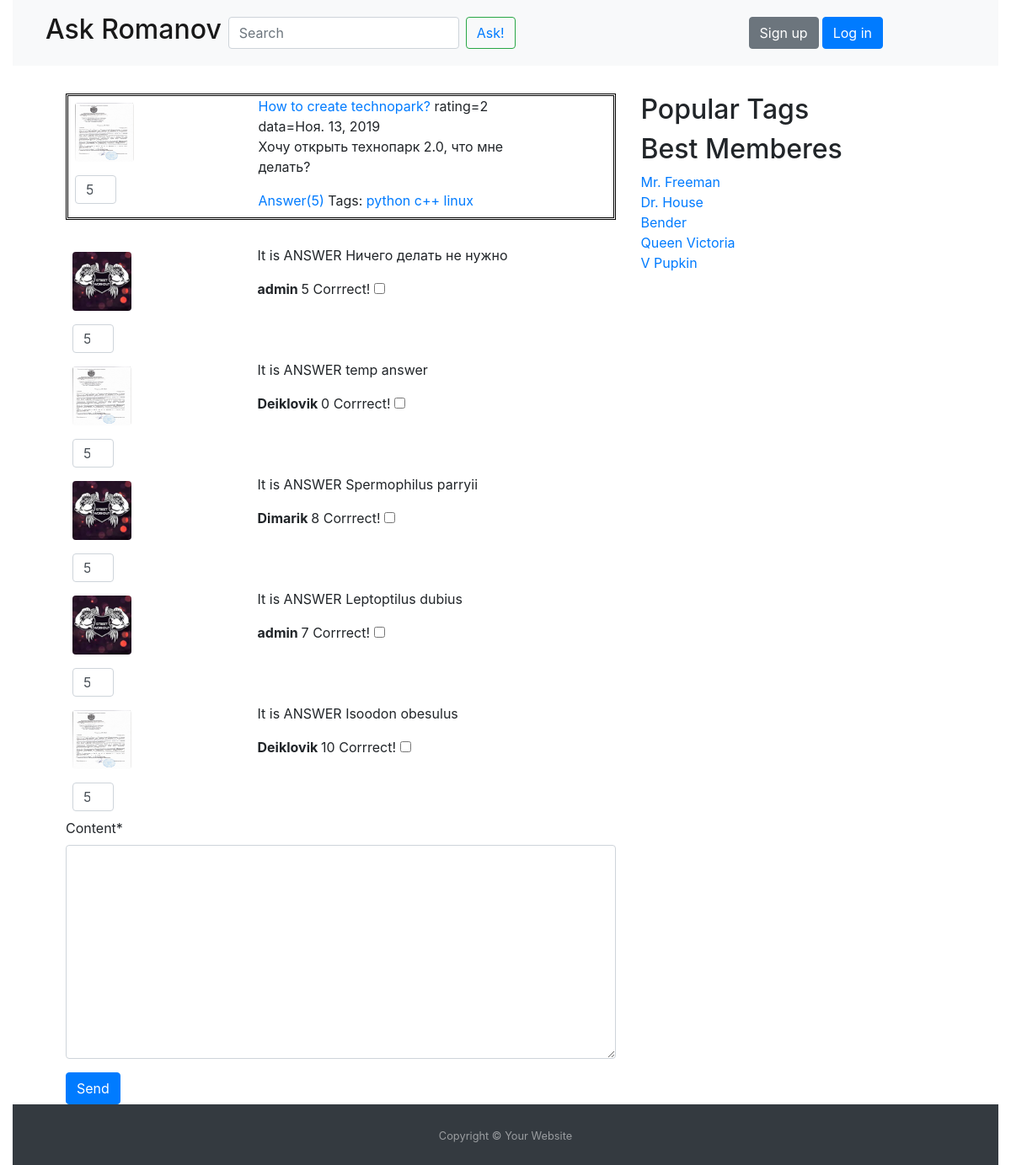
Screenshot of /question/1 with the database file from the repository.
### askpupkin/models.py (models this page shows, shortened)
class Question(models.Model):
    title = models.CharField(max_length=255)
    data_create = models.DateField(auto_now_add=True)
    content = models.TextField()
    author = models.ForeignKey(User, on_delete=models.SET_NULL, blank=True, null=True)
    rating = models.IntegerField(default=0)
    tag = models.ManyToManyField(Tag, blank=True)
    objects = QuestionManager()
    @property
    def answer_count(self):
        return self.answer_set.count()

class Profile(models.Model):
    avatar = models.ImageField(default="default.png", upload_to="images/")
    rating = models.IntegerField(default=0)
    user = models.OneToOneField(User, on_delete=models.CASCADE)

class Tag(models.Model):
    tag_word = models.CharField(max_length=80)

class Answer(models.Model):
    content = models.TextField()
    author = models.ForeignKey(User, on_delete=models.SET_NULL, blank=True, null=True)
    data_create = models.DateField(auto_now_add=True)
    rating = models.IntegerField(default=0)
    is_true = models.BooleanField(default=False)
    question = models.ForeignKey(Question, on_delete=models.CASCADE, blank=True, null=True)

### askpupkin/views.py (the view, shortened to what this page needs)
# urls.py: path('question/<int:number>', views.question, name="question"),
def question(request, number):
    answers = Answer.objects.filter(question=number)
    answerform = AnswerForm()
    question = Question.objects.filter(id=number)
    return render(request, 'question.html', {'answers': answers, 'questions': question, 'form': answerform})

### askpupkin/forms.py
class AnswerForm(forms.ModelForm):
    class Meta:
        model = Answer
        fields = ("content",)

### askpupkin/templates/question.html (shortened to what this page needs)
{% extends 'base.html' %}
{% load static %}
{% load crispy_forms_tags %}
{% block content %}
    <div class="content forms">
        {% for question in questions %}
            <div class="row">
                <div class="col-4 d-flex flex-column">
                    <img src="{{ question.author.profile.avatar.url }}" class="rounded m-2"/>
                    <input type="number" name="like" class="form-control m-2 col-3" value="5" size="2"/>
                </div>
                <div class="col-6">
                    <span><a href="#">{{ question.title }}</a></span>
                    <span> rating={{ question.rating }}</span>
                    <span>data={{ question.data_create }}</span>
                    <p>{{ question.content }}</p>
                    <a href="{% url 'question' question.id %}">Answer({{ question.answer_count }}) </a>
                    <span>Tags: </span>
                    {% for tag in question.tag.all %}
                        <a href="{% url 'tag' tag.tag_word %}"> {{ tag.tag_word }}
                    {% endfor %}</a>
                </div>
            </div>
        {% endfor %}
    </div>
    {% for answer in answers %}
        <div class="row">
            <div class="col-4 d-flex flex-column">
                <img src="{{ answer.author.profile.avatar.url }}" class="rounded m-2"/>
                <input type="number" name="like" class="form-control m-2 col-3" value="5" size="2"/>
            </div>
            <div class="col-6">
                <p>It is ANSWER&nbsp;{{ answer.content }}</p>
                <strong>{{ answer.author }}&nbsp;</strong><span>{{ answer.rating }}</span>
                <label for="correct_answ">Corrrect!</label>
                <input type="checkbox" id="correct_answ">
            </div>
        </div>
    {% endfor %}
    <form method="post">
        {{ form|crispy }}
        <input class="btn btn-primary" type="submit" value="Send"></input>
    </form>
{% endblock %}

### askpupkin/templates/base.html (shortened to what this page needs)
<!DOCTYPE html>
<html lang="en">
<head>
    {% load staticfiles %}
    <link rel="stylesheet" type="text/css" href="{% static "css/bootstrap.min.css" %}"/>
    <link rel="stylesheet" href="{% static "css/style.css" %}"/>
</head>
<body class="container-fluid">
<div class="main-block">
    <header>
        <nav class="navbar navbar-expand-md navbar-light bg-light">
            <div class="navbar-search col-9 d-flex flex-row">
                <ul class="navbar-nav">
                    <li class="nav-item active">
                        <a class="nav-link" href="/"><h2>Ask Romanov</h2></a>
                    </li>
                </ul>
                <form class="form-inline my-1">
                    <input type="text" class="form-control" placeholder="Search" aria-label="Search"/>
                    <button class="btn btn-outline-success m-2"><a href="{% url 'ask' %}"> Ask!</a></button>
                </form>
            </div>
            {% if user.is_authenticated %}
                <a href="{% url 'logout' %}?next={{ request.path }}" class="mx-1">Log out</a>
                <strong class="alert alert-success">Hello <a
                        href="{% url 'cabinet' %}"> {{ user.username }}</a></strong>
                <a href="{% url "cabinet" %}"><img src="{{ user.profile.avatar.url }}" class="rounded m-2"
                                                   alt="Avatar" width="60" height="60"/></a>
            {% else %}
                <a href="{% url "signup" %}" class="mx-1 btn btn-secondary">Sign up</a>
                <a href="{% url "login" %}?next={{ request.path }}" class="btn btn-primary">Log in</a>
            {% endif %}
        </nav>
    </header>
    <div class="main-content">
        <section class="d-flex">
            <div class="left-content ml-5 col-7">
                {% block content %}
                {% endblock %}
            </div>
            <div class="right-content col-3">
                {% block tag %}
                    <div class="content tags">
                        <h2>Popular Tags</h2>
                    </div>
                {% endblock tag %}
                <div class="content memberes d-flex flex-column">
                    <h2>Best Memberes</h2>
                    <a href="#">Mr. Freeman</a>
                    <a href="#">Dr. House</a>
                    <a href="#">Bender</a>
                    <a href="#">Queen Victoria</a>
                    <a href="#">V Pupkin</a>
                </div>
            </div>
        </section>
    </div>
    <footer id="sticky-footer" class="py-4 bg-dark text-white-50">
        <div class="text-center">
            <small>Copyright &copy; Your Website</small>
        </div>
    </footer>
</div>
</body>
</html>

### askpupkin/static/css/style.css (style rules this page uses)
.main-block { display: flex; flex-direction: column; height: 100vh; }
.main-content { flex: 1 0 auto; }
#sticky-footer { flex-shrink: 0; }
.forms { width: 100%; height: 150px; margin-bottom: 30px; border: 3px double black; }
.row img { width: 70px; height: 70px; }

### rows the page displays
Question: author.profile.avatar (picture), title "How to create technopark?", rating "2", data_create "Ноя. 13, 2019", content "Хочу открыть технопарк 2.0, что мне делать?", answer_count "5"
Tag: tag_word "python"
Tag: tag_word "c++"
Tag: tag_word "linux"
Answer: author.profile.avatar (picture), content "Ничего делать не нужно", author "admin", rating "5"
Answer: author.profile.avatar (picture), content "temp answer", author "Deiklovik", rating "0"
Answer: author.profile.avatar (picture), content "Spermophilus parryii", author "Dimarik", rating "8"
Answer: author.profile.avatar (picture), content "Leptoptilus dubius", author "admin", rating "7"
Answer: author.profile.avatar (picture), content "Isoodon obesulus", author "Deiklovik", rating "10"
